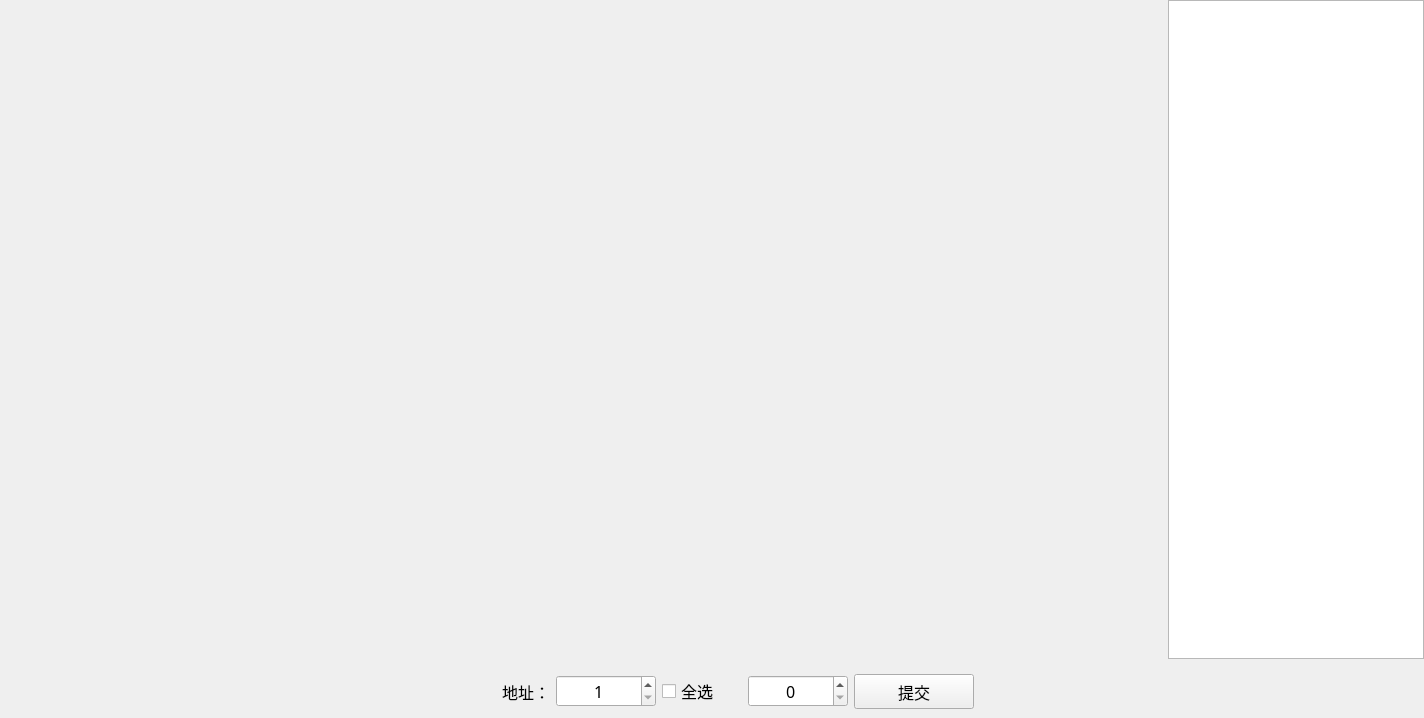
<?xml version="1.0" encoding="UTF-8"?>
<ui version="4.0">
 <class>ZSet_ThresholdOutputWid</class>
 <widget class="QWidget" name="ZSet_ThresholdOutputWid">
  <property name="geometry">
   <rect>
    <x>0</x>
    <y>0</y>
    <width>1424</width>
    <height>718</height>
   </rect>
  </property>
  <property name="windowTitle">
   <string>Form</string>
  </property>
  <layout class="QGridLayout" name="gridLayout_2">
   <property name="leftMargin">
    <number>0</number>
   </property>
   <property name="topMargin">
    <number>0</number>
   </property>
   <property name="rightMargin">
    <number>0</number>
   </property>
   <property name="bottomMargin">
    <number>0</number>
   </property>
   <item row="0" column="0">
    <layout class="QHBoxLayout" name="horizontalLayout">
     <item>
      <widget class="QWidget" name="widget" native="true">
       <property name="sizePolicy">
        <sizepolicy hsizetype="Preferred" vsizetype="Preferred">
         <horstretch>200</horstretch>
         <verstretch>0</verstretch>
        </sizepolicy>
       </property>
       <property name="minimumSize">
        <size>
         <width>800</width>
         <height>400</height>
        </size>
       </property>
       <layout class="QGridLayout" name="gridLayout">
        <item row="2" column="2">
         <widget class="QWidget" name="widget_9" native="true">
          <property name="styleSheet">
           <string notr="true"/>
          </property>
         </widget>
        </item>
        <item row="2" column="1">
         <widget class="QWidget" name="widget_8" native="true">
          <property name="styleSheet">
           <string notr="true"/>
          </property>
         </widget>
        </item>
        <item row="3" column="0">
         <widget class="QWidget" name="widget_10" native="true">
          <property name="styleSheet">
           <string notr="true"/>
          </property>
         </widget>
        </item>
        <item row="0" column="0">
         <widget class="QWidget" name="widget_1" native="true">
          <property name="styleSheet">
           <string notr="true"/>
          </property>
         </widget>
        </item>
        <item row="4" column="0">
         <widget class="QWidget" name="widget_13" native="true">
          <property name="styleSheet">
           <string notr="true"/>
          </property>
         </widget>
        </item>
        <item row="1" column="0">
         <widget class="QWidget" name="widget_4" native="true">
          <property name="styleSheet">
           <string notr="true"/>
          </property>
         </widget>
        </item>
        <item row="1" column="1">
         <widget class="QWidget" name="widget_5" native="true">
          <property name="styleSheet">
           <string notr="true"/>
          </property>
         </widget>
        </item>
        <item row="6" column="0">
         <widget class="QWidget" name="widget_16" native="true">
          <property name="styleSheet">
           <string notr="true"/>
          </property>
         </widget>
        </item>
        <item row="10" column="0">
         <widget class="QWidget" name="widget_22" native="true">
          <property name="styleSheet">
           <string notr="true"/>
          </property>
         </widget>
        </item>
        <item row="7" column="0">
         <widget class="QWidget" name="widget_19" native="true">
          <property name="styleSheet">
           <string notr="true"/>
          </property>
         </widget>
        </item>
        <item row="2" column="0">
         <widget class="QWidget" name="widget_7" native="true">
          <property name="styleSheet">
           <string notr="true"/>
          </property>
         </widget>
        </item>
        <item row="0" column="2">
         <widget class="QWidget" name="widget_3" native="true">
          <property name="styleSheet">
           <string notr="true"/>
          </property>
         </widget>
        </item>
        <item row="7" column="1">
         <widget class="QWidget" name="widget_20" native="true">
          <property name="styleSheet">
           <string notr="true"/>
          </property>
         </widget>
        </item>
        <item row="1" column="2">
         <widget class="QWidget" name="widget_6" native="true">
          <property name="styleSheet">
           <string notr="true"/>
          </property>
         </widget>
        </item>
        <item row="4" column="2">
         <widget class="QWidget" name="widget_15" native="true">
          <property name="styleSheet">
           <string notr="true"/>
          </property>
         </widget>
        </item>
        <item row="6" column="2">
         <widget class="QWidget" name="widget_18" native="true">
          <property name="styleSheet">
           <string notr="true"/>
          </property>
         </widget>
        </item>
        <item row="3" column="1">
         <widget class="QWidget" name="widget_11" native="true">
          <property name="styleSheet">
           <string notr="true"/>
          </property>
         </widget>
        </item>
        <item row="6" column="1">
         <widget class="QWidget" name="widget_17" native="true">
          <property name="styleSheet">
           <string notr="true"/>
          </property>
         </widget>
        </item>
        <item row="3" column="2">
         <widget class="QWidget" name="widget_12" native="true">
          <property name="styleSheet">
           <string notr="true"/>
          </property>
         </widget>
        </item>
        <item row="10" column="1">
         <widget class="QWidget" name="widget_23" native="true">
          <property name="styleSheet">
           <string notr="true"/>
          </property>
         </widget>
        </item>
        <item row="4" column="1">
         <widget class="QWidget" name="widget_14" native="true">
          <property name="styleSheet">
           <string notr="true"/>
          </property>
         </widget>
        </item>
        <item row="7" column="2">
         <widget class="QWidget" name="widget_21" native="true">
          <property name="styleSheet">
           <string notr="true"/>
          </property>
         </widget>
        </item>
        <item row="10" column="2">
         <widget class="QWidget" name="widget_24" native="true">
          <property name="styleSheet">
           <string notr="true"/>
          </property>
         </widget>
        </item>
        <item row="0" column="1">
         <widget class="QWidget" name="widget_2" native="true">
          <property name="styleSheet">
           <string notr="true"/>
          </property>
         </widget>
        </item>
       </layout>
      </widget>
     </item>
     <item>
      <widget class="QTextEdit" name="textEdit">
       <property name="minimumSize">
        <size>
         <width>100</width>
         <height>280</height>
        </size>
       </property>
       <property name="font">
        <font>
         <family>微软雅黑</family>
         <pointsize>12</pointsize>
        </font>
       </property>
      </widget>
     </item>
    </layout>
   </item>
   <item row="1" column="0">
    <widget class="QWidget" name="widget_25" native="true">
     <layout class="QHBoxLayout" name="horizontalLayout_2">
      <item>
       <spacer name="horizontalSpacer">
        <property name="orientation">
         <enum>Qt::Horizontal</enum>
        </property>
        <property name="sizeHint" stdset="0">
         <size>
          <width>40</width>
          <height>20</height>
         </size>
        </property>
       </spacer>
      </item>
      <item>
       <widget class="QLabel" name="label">
        <property name="minimumSize">
         <size>
          <width>100</width>
          <height>30</height>
         </size>
        </property>
        <property name="font">
         <font>
          <family>微软雅黑</family>
          <pointsize>12</pointsize>
         </font>
        </property>
        <property name="text">
         <string>地址：</string>
        </property>
        <property name="alignment">
         <set>Qt::AlignRight|Qt::AlignTrailing|Qt::AlignVCenter</set>
        </property>
       </widget>
      </item>
      <item>
       <widget class="QSpinBox" name="spinBox">
        <property name="minimumSize">
         <size>
          <width>100</width>
          <height>30</height>
         </size>
        </property>
        <property name="font">
         <font>
          <family>微软雅黑</family>
          <pointsize>12</pointsize>
         </font>
        </property>
        <property name="alignment">
         <set>Qt::AlignCenter</set>
        </property>
        <property name="minimum">
         <number>1</number>
        </property>
       </widget>
      </item>
      <item>
       <widget class="QCheckBox" name="checkBox">
        <property name="minimumSize">
         <size>
          <width>80</width>
          <height>30</height>
         </size>
        </property>
        <property name="font">
         <font>
          <family>微软雅黑</family>
          <pointsize>12</pointsize>
         </font>
        </property>
        <property name="text">
         <string>全选</string>
        </property>
       </widget>
      </item>
      <item>
       <widget class="QSpinBox" name="curSpinBox">
        <property name="minimumSize">
         <size>
          <width>100</width>
          <height>30</height>
         </size>
        </property>
        <property name="font">
         <font>
          <family>微软雅黑</family>
          <pointsize>12</pointsize>
         </font>
        </property>
        <property name="alignment">
         <set>Qt::AlignCenter</set>
        </property>
        <property name="maximum">
         <number>999</number>
        </property>
       </widget>
      </item>
      <item>
       <widget class="QPushButton" name="pushButton">
        <property name="minimumSize">
         <size>
          <width>120</width>
          <height>35</height>
         </size>
        </property>
        <property name="font">
         <font>
          <family>微软雅黑</family>
          <pointsize>12</pointsize>
         </font>
        </property>
        <property name="text">
         <string>提交</string>
        </property>
       </widget>
      </item>
      <item>
       <spacer name="horizontalSpacer_2">
        <property name="orientation">
         <enum>Qt::Horizontal</enum>
        </property>
        <property name="sizeHint" stdset="0">
         <size>
          <width>40</width>
          <height>20</height>
         </size>
        </property>
       </spacer>
      </item>
     </layout>
    </widget>
   </item>
  </layout>
 </widget>
 <resources/>
 <connections/>
</ui>
